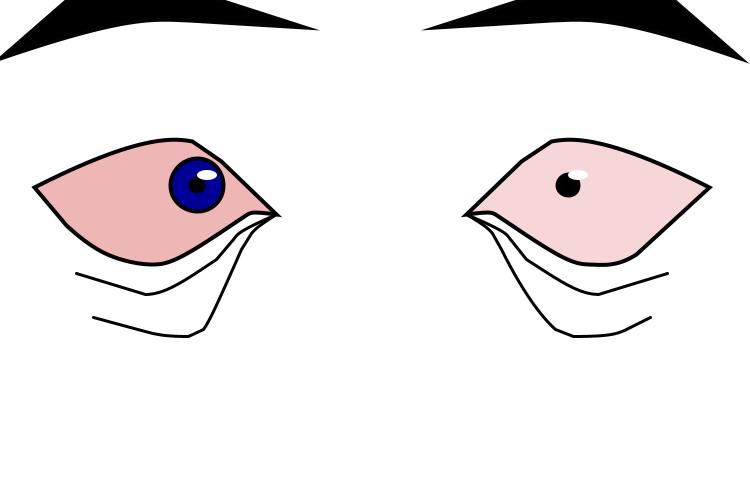
Frame 1 (no input)
Frame 60 (the mouse pressed at the canvas centre just before this capture): identical to frame 1, image omitted
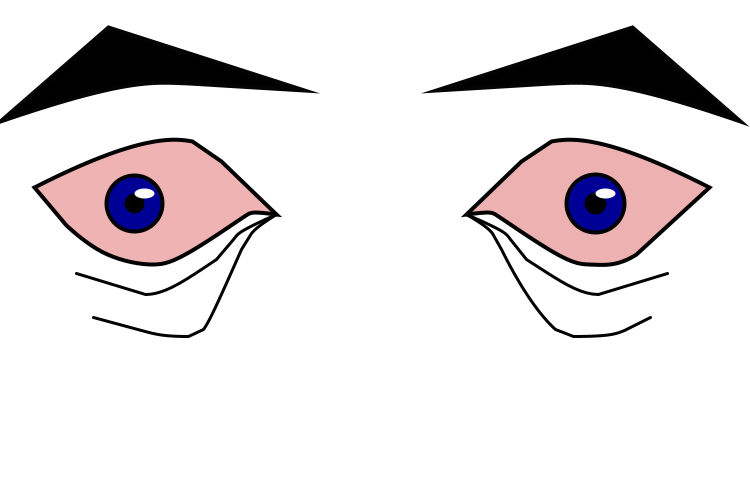
Frame 120 (the mouse held since frame 60 and released just before this capture)

The Processing sketch that drew these frames (run headless with seeded random() and noise(); from frame 60 on, the mouse is pressed at the canvas centre):

// Processing sketch: processing_50920
// ── processing_50920.pde

color[] palette=new color[4];
int eyeRX;
int eyeLX;
int eyeY;
int irisSize;
int mouseDistR;
int mouseDistL;
int eyeBoundUp=145;
int eyeBoundDown=262;
int irisClick=5;
float trackRightx;
float trackRighty;
float trackLeftx;
float trackLefty;
float eyebrowPos;

boolean mouseClick=false;

void setup(){
  frameRate(60);
  smooth();
  
  palette[0]=color(0,0,0);
  palette[1]=color(200,0,0);
  palette[2]=color(0,0,150);
  palette[3]=color(100,100,100);
  
  size(750,500);
 
  eyeRX=int(width*.75);
  eyeLX=width/4;
  eyeY=height/2;
  irisSize=80;
}

void mouseClicked() {
  mouseClick=true;
  
  //eyebrows
    eyebrowPos=map(mouseY, 0, height, -86,40);
  //right eye x
    trackRightx=map(mouseX, 0, width, 528+irisSize/2, 663-irisSize/2);
    //left eye x
    trackLeftx=map(mouseX, 0, width, 50+eyeLX-irisSize/2, 219-eyeLX+irisSize/2);
     //right eye y
    trackRighty=map(mouseY, 0, height, eyeBoundUp+irisSize/2, eyeBoundDown-irisSize/2);
     //left eye y
    trackLefty=map(mouseY, 0, height, eyeBoundUp+irisSize/2, eyeBoundDown-irisSize/2);
    
    palette[2]=color(150,0,0);
    
    mouseDistR=int(dist(mouseX, mouseY, trackRightx, trackRighty));
    mouseDistL=int(dist(mouseX, mouseY, trackLeftx, trackLefty));
    
    irisSize=5;
  
}

void draw(){
  background(255);
  stroke(2);
  
  if(mouseClick){
    irisSize+=5;
    if(irisSize>100){
      mouseClick=false;
      palette[2]=color(0,0,150);
      irisSize=80;
    }
    
  }
  else{
    
    //track mouse movement
    //eyebrows
    eyebrowPos=map(mouseY, 0, height,-86,40);
    //right eye x
    trackRightx=map(mouseX, 0, width, 528+irisSize/2, 663-irisSize/2);
    
    trackLeftx=map(mouseX, 0, width, 50+eyeLX-irisSize/2, 219-eyeLX+irisSize/2);
     //right eye y
    trackRighty=map(mouseY, 0, height, eyeBoundUp+irisSize/2, eyeBoundDown-irisSize/2);
     //left eye y
    trackLefty=map(mouseY, 0, height, eyeBoundUp+irisSize/2, eyeBoundDown-irisSize/2);
  
    mouseDistR=int(dist(mouseX, mouseY, trackRightx, trackRighty));
    mouseDistL=int(dist(mouseX, mouseY, trackLeftx, trackLefty));
    
  }
   
   //rightEye, under eye lines 
   strokeWeight(3);
   noFill();
   beginShape();
   vertex(466,214);
   curveVertex(466,214);
   curveVertex(479,221);
   curveVertex(492,233);
   curveVertex(501,249);
   vertex(501,249);
   curveVertex(501,249);
   curveVertex(517,286);
   curveVertex(555,329);
   curveVertex(573,336);
   vertex(573,336);
   curveVertex(573,336);
   curveVertex(601,337);
   curveVertex(624,330);
   curveVertex(650,317);
   vertex(650,317);
   endShape();
   
   beginShape();
   vertex(466,214);
   curveVertex(466,214);
   curveVertex(501,228);
   curveVertex(510,239);
   curveVertex(526,259);
   vertex(526,259);
   curveVertex(526,259);
   curveVertex(545,273);
   curveVertex(598,294);
   curveVertex(667,273);
   vertex(667,273);
   endShape(); 
   
    //leftEye, under eye lines 
   strokeWeight(3);
   noFill();
   beginShape();
   vertex(276,214);
   curveVertex(276,214);
   curveVertex(264,221);
   curveVertex(251,233);
   curveVertex(241,249);
   vertex(241,249);
   curveVertex(241,249);
   curveVertex(225,286);
   curveVertex(203,329);
   curveVertex(188,336);
   vertex(188,336);
   curveVertex(188,336);
   curveVertex(169,337);
   curveVertex(141,330);
   curveVertex(93,317);
   vertex(93,317);
   endShape();
   
   beginShape();
   vertex(276,214);
   curveVertex(276,214);
   curveVertex(242,228);
   curveVertex(233,239);
   curveVertex(216,259);
   vertex(216,259);
   curveVertex(216,259);
   curveVertex(198,273);
   curveVertex(145,294);
   curveVertex(76,273);
   vertex(76,273);
   endShape(); 
   
   //right eye
   //turn reddder closer mouse is to right eye
   fill(palette[1],100-(mouseDistR/10));
   
   strokeWeight(4);
   beginShape();
   vertex(466,214);
   curveVertex(466,214);
   curveVertex(485,211);
   curveVertex(495,214);
   curveVertex(510,224);
   vertex(510,224);
   curveVertex(510,224);
   curveVertex(548,252);
   curveVertex(588,264);
   curveVertex(636,254);
   curveVertex(709,187);
   vertex(709,187);
   curveVertex(709,187);
   curveVertex(630,141);
   curveVertex(551,141);
   curveVertex(521,161);
   vertex(521,161);
   vertex(466,214);
   endShape(CLOSE); 
   
    //left eye
    //turn red closer mouse is to left eye
   fill(palette[1],100-(mouseDistL/10));
   
   beginShape();
   vertex(276,214);
   curveVertex(276,214);
   curveVertex(257,211);
   curveVertex(247,214);
   curveVertex(232,224);
   vertex(232,224);
   curveVertex(232,224);
   curveVertex(194,252);
   curveVertex(154,264);
   curveVertex(107,254);
   curveVertex(66,225);
   curveVertex(34,187);
   vertex(34,187);
   curveVertex(34,187);
   curveVertex(113,141);
   curveVertex(192,141);
   curveVertex(221,161);
   vertex(221,161);
   vertex(276,214);
   endShape(CLOSE); 
   
    //Iris
    fill(palette[2]);
    //left
    ellipse(trackLeftx, trackLefty, irisSize-(mouseDistL/10), irisSize-(mouseDistL/10));
    //right
    ellipse(trackRightx, trackRighty, irisSize-(mouseDistR/10), irisSize-(mouseDistR/10));
    
    //Pupil
    fill(palette[0]);
    //left
    ellipse(trackLeftx, trackLefty, irisSize/2-(mouseDistL/10), irisSize/2-(mouseDistL/10));
    //right
    ellipse(trackRightx, trackRighty, irisSize/2-(mouseDistR/10), irisSize/2-(mouseDistR/10));
    
    //Pupil
    noStroke();
    fill(255);
    //left
    ellipse(trackLeftx+10, trackLefty-10, irisSize/4, irisSize/8);
    //right
    ellipse(trackRightx+10, trackRighty-10, irisSize/4, irisSize/8);
    
    pushMatrix();
    translate(0,eyebrowPos);
    
    stroke(4);
    fill(0);
    //eyebrow right
   beginShape();
   vertex(436,113);
   vertex(632,50);
   vertex(740,144);
   curveVertex(740,144);
   curveVertex(643,106);
   curveVertex(551,106);
   curveVertex(436,113);
   vertex(436,113);
   endShape(CLOSE); 
    
    //eyebrow left
   beginShape();
   vertex(304,113);
   vertex(108,50);
   vertex(0,144);
   curveVertex(0,144);
   curveVertex(98,106);
   curveVertex(189,106);
   curveVertex(304,113);
   vertex(304,113);
   endShape(CLOSE); 
   
   popMatrix();
}
